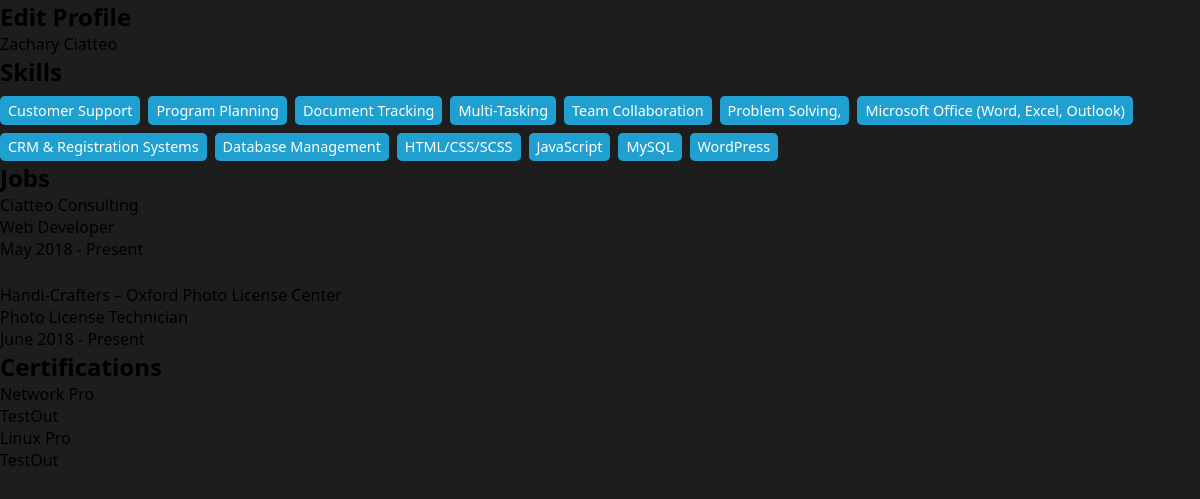
The page /profile/2 on the database its author committed.
### builder/models.py (models this page shows, shortened)
class Profile(models.Model):
    first_name = models.CharField(max_length=100)
    last_name = models.CharField(max_length=100)
    email = models.EmailField()
    phone = models.CharField(max_length=20)
    github = models.URLField(blank=True, null=True)
    cpen = models.URLField(blank=True, null=True)
    def __str__(self):
        return f"{self.first_name} {self.last_name}"

class Skill(models.Model):
    name = models.CharField(max_length=100)

class WorkExperience(models.Model):
    company = models.CharField(max_length=100)
    position = models.CharField(max_length=100)
    start_month = models.CharField(max_length=20, choices=MONTH_CHOICES)
    start_year = models.IntegerField(default=0)
    end_month = models.CharField(max_length=20, choices=MONTH_CHOICES)
    end_year = models.IntegerField(default=0)
    present = models.BooleanField(default=False)

class Certification(models.Model):
    name = models.CharField(max_length=100)
    institution = models.CharField(max_length=100)
    month = models.CharField(max_length=20, choices=MONTH_CHOICES)
    year = models.IntegerField()

### builder/views.py (the view)
# urls.py: path('profile/<int:profile_id>', views.profile, name='profile')
def profile(request, profile_id):
    profile = Profile.objects.get(id=profile_id)
    return render(request, 'builder/profile.html', {
        'profile': profile,
        'skills': Skill.objects.all(),
        'jobs': WorkExperience.objects.all(),
        'certifications': Certification.objects.all(),
    })

### builder/templates/builder/profile.html
{% extends 'builder/layout.html' %}
{% block body %}
    <h2>Edit Profile</h2>
    {{ profile }}
    <h2>Skills</h2>
    <div class="profile-skills">
      {% for skill in skills %}
        <span>{{ skill.name }}</span>
      {% endfor %}
    </div>
    <h2>Jobs</h2>
    <div class="work-experience">
      {% for job in jobs %}
        <div class="work-item">
          <p>{{ job.company }}</p>
          <p>{{ job.position }}</p>
          <p>
            {% if job.present %}
              {{ job.start_month }} {{ job.start_year }} - Present
            {% else %}
              {{ job.start_month }} {{ job.start_year }} - {{ job.end_month }} {{ job.end_year }}
            {% endif %}
          </p>
        </div>
      {% endfor %}
    </div>
    <h2>Certifications</h2>
    <div class="certifications-f">
      {% for cert in certifications %}
        <div class="certification-d">
          <p>{{ cert.name }}</p>
          <p>{{ cert.institution }}</p>
        </div>
      {% endfor %}
    </div>
{% endblock %}

### builder/static/builder/style.css (style rules this page uses)
* { box-sizing: border-box; margin: 0; padding: 0; }
html { background-color: #1d1d1d; }
body { font-family: system-ui, -apple-system, BlinkMacSystemFont, 'Segoe UI', Roboto, Oxygen, Ubuntu, Cantarell, 'Open Sans', 'Helvetica Neue', sans-serif; padding: 0; margin: 0; }
.education, .work-experience, .volunteer-experience { display: flex; flex-direction: column; gap: 1.5rem; }

### rows shown on the page
Profile: first_name+last_name "Zachary Ciatteo"
Skill: name "Customer Support"
Skill: name "Program Planning"
Skill: name "Document Tracking"
Skill: name "Multi-Tasking"
Skill: name "Team Collaboration"
Skill: name "Problem Solving,"
Skill: name "Microsoft Office (Word, Excel, Outlook)"
Skill: name "CRM & Registration Systems"
Skill: name "Database Management"
Skill: name "HTML/CSS/SCSS"
Skill: name "JavaScript"
Skill: name "MySQL"
Skill: name "WordPress"
WorkExperience: company "Ciatteo Consulting", position "Web Developer", start_month "May", start_year "2018"
WorkExperience: company "Handi-Crafters – Oxford Photo License Center", position "Photo License Technician", start_month "June", start_year "2018"
Certification: name "Network Pro", institution "TestOut"
Certification: name "Linux Pro", institution "TestOut"
